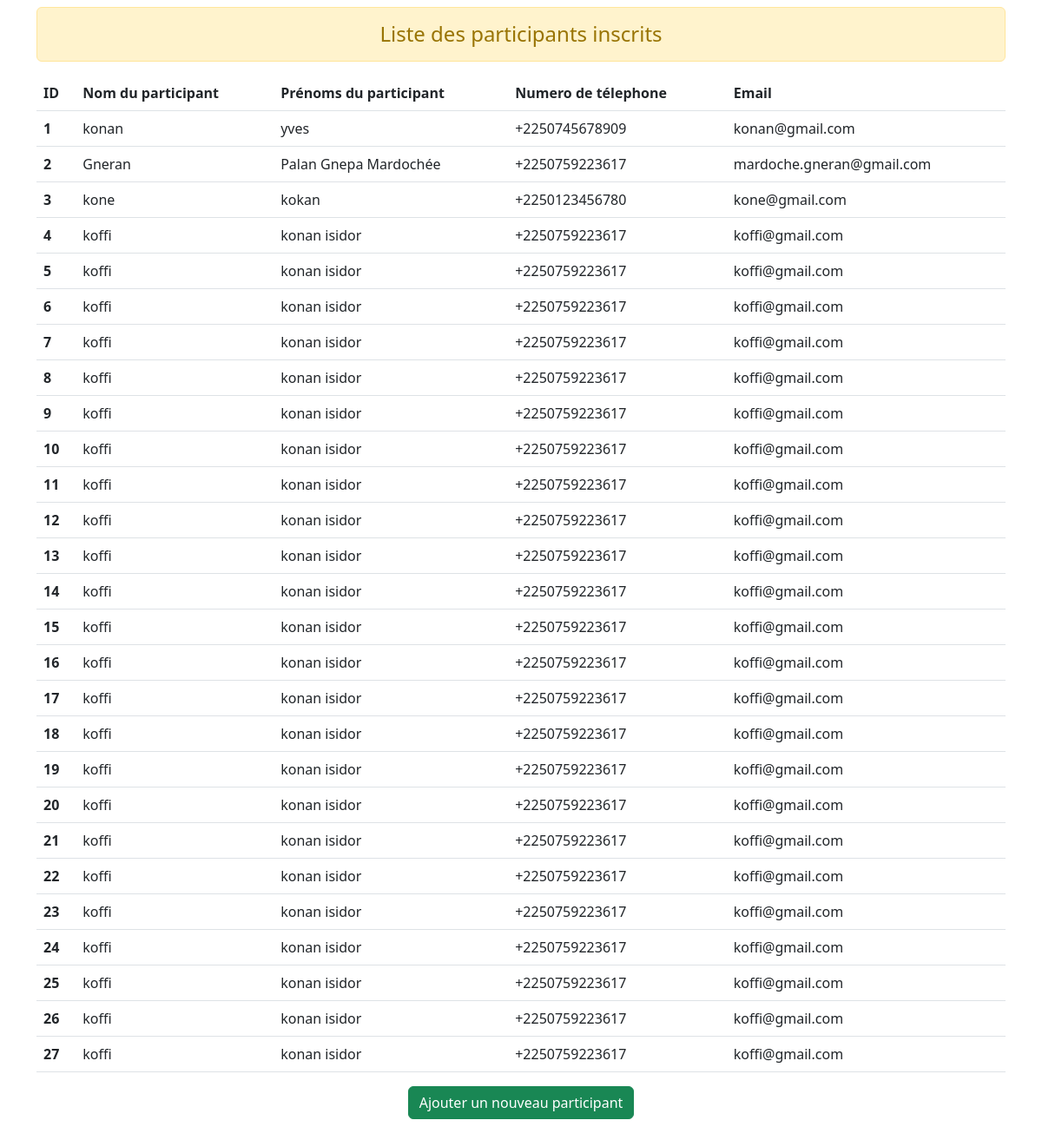
/list-participant/, run on the app's committed database.
### participant/models.py (models this page shows, shortened)
class Participant(models.Model):
    lastName = models.CharField(max_length=100)
    firstName = models.CharField(max_length=100)
    phoneNumber = PhoneNumberField()
    email = models.EmailField()

### participant/views.py (the view)
# urls.py: path('list-participant/', views.show, name='show')
def show(request):
    part = Participant.objects.all()
    return render(request, 'participant/show.html', {'part':part})

### participant/templates/participant/show.html
{% extends 'participant/base.html' %}
{% block content %}
<div class="container">
    <div class="row">
        <div class="col-sm-12 mt-2">
            <h4 class="text-center alert alert-warning">Liste des participants inscrits</h4>
            {% if part %}
            <table class="table table-hover">
                <thead>
                  <tr>
                    <th scope="col">ID</th>
                    <th scope="col">Nom du participant</th>
                    <th scope="col">Prénoms du participant</th>
                    <th scope="col">Numero de télephone</th>
                    <th scope="col">Email</th>
                  </tr>
                </thead>
                <tbody>
                    {% for pt in part %}
                  <tr>
                    <th scope="row">{{pt.id}}</th>
                    <td>{{pt.lastName}}</td>
                    <td>{{pt.firstName}}</td>
                    <td>{{pt.phoneNumber}}</td>
                    <td>{{pt.email}}</td>
                  </tr>
                  {% endfor %}
                </tbody>
              </table>
            {% else %}
            <h4 class="text-center alert alert-warning">Pas d'enregistrement</h4>
            {% endif %}
            <div class="col text-center">
                <a href="{% url 'registration' %}" type="button" class="btn btn-success btn-block mb-4">Ajouter un nouveau participant</a>
            </div>
        </div>
    </div>
</div>
{% endblock content %}

### participant/templates/participant/base.html (shortened to what this page needs)
<!DOCTYPE html>
{% load static %}
<html lang="en">
<head>
    <link rel="stylesheet" href="{% static 'participant/css/bootstrap.css' %}">
</head>
<body>
    {% block content %}
    {% endblock content %}
</body>
</html>

### data on the page
Participant: id "1", lastName "konan", firstName "yves", phoneNumber "+2250745678909", email "konan@gmail.com"
Participant: id "2", lastName "Gneran", firstName "Palan Gnepa Mardochée", phoneNumber "+2250759223617", email "mardoche.gneran@gmail.com"
Participant: id "3", lastName "kone", firstName "kokan", phoneNumber "+2250123456780", email "kone@gmail.com"
Participant: id "4", lastName "koffi", firstName "konan isidor", phoneNumber "+2250759223617", email "koffi@gmail.com"
Participant: id "5", lastName "koffi", firstName "konan isidor", phoneNumber "+2250759223617", email "koffi@gmail.com"
Participant: id "6", lastName "koffi", firstName "konan isidor", phoneNumber "+2250759223617", email "koffi@gmail.com"
Participant: id "7", lastName "koffi", firstName "konan isidor", phoneNumber "+2250759223617", email "koffi@gmail.com"
Participant: id "8", lastName "koffi", firstName "konan isidor", phoneNumber "+2250759223617", email "koffi@gmail.com"
Participant: id "9", lastName "koffi", firstName "konan isidor", phoneNumber "+2250759223617", email "koffi@gmail.com"
Participant: id "10", lastName "koffi", firstName "konan isidor", phoneNumber "+2250759223617", email "koffi@gmail.com"
Participant: id "11", lastName "koffi", firstName "konan isidor", phoneNumber "+2250759223617", email "koffi@gmail.com"
Participant: id "12", lastName "koffi", firstName "konan isidor", phoneNumber "+2250759223617", email "koffi@gmail.com"
Participant: id "13", lastName "koffi", firstName "konan isidor", phoneNumber "+2250759223617", email "koffi@gmail.com"
Participant: id "14", lastName "koffi", firstName "konan isidor", phoneNumber "+2250759223617", email "koffi@gmail.com"
Participant: id "15", lastName "koffi", firstName "konan isidor", phoneNumber "+2250759223617", email "koffi@gmail.com"
Participant: id "16", lastName "koffi", firstName "konan isidor", phoneNumber "+2250759223617", email "koffi@gmail.com"
Participant: id "17", lastName "koffi", firstName "konan isidor", phoneNumber "+2250759223617", email "koffi@gmail.com"
Participant: id "18", lastName "koffi", firstName "konan isidor", phoneNumber "+2250759223617", email "koffi@gmail.com"
Participant: id "19", lastName "koffi", firstName "konan isidor", phoneNumber "+2250759223617", email "koffi@gmail.com"
Participant: id "20", lastName "koffi", firstName "konan isidor", phoneNumber "+2250759223617", email "koffi@gmail.com"
Participant: id "21", lastName "koffi", firstName "konan isidor", phoneNumber "+2250759223617", email "koffi@gmail.com"
Participant: id "22", lastName "koffi", firstName "konan isidor", phoneNumber "+2250759223617", email "koffi@gmail.com"
Participant: id "23", lastName "koffi", firstName "konan isidor", phoneNumber "+2250759223617", email "koffi@gmail.com"
Participant: id "24", lastName "koffi", firstName "konan isidor", phoneNumber "+2250759223617", email "koffi@gmail.com"
Participant: id "25", lastName "koffi", firstName "konan isidor", phoneNumber "+2250759223617", email "koffi@gmail.com"
Participant: id "26", lastName "koffi", firstName "konan isidor", phoneNumber "+2250759223617", email "koffi@gmail.com"
Participant: id "27", lastName "koffi", firstName "konan isidor", phoneNumber "+2250759223617", email "koffi@gmail.com"
